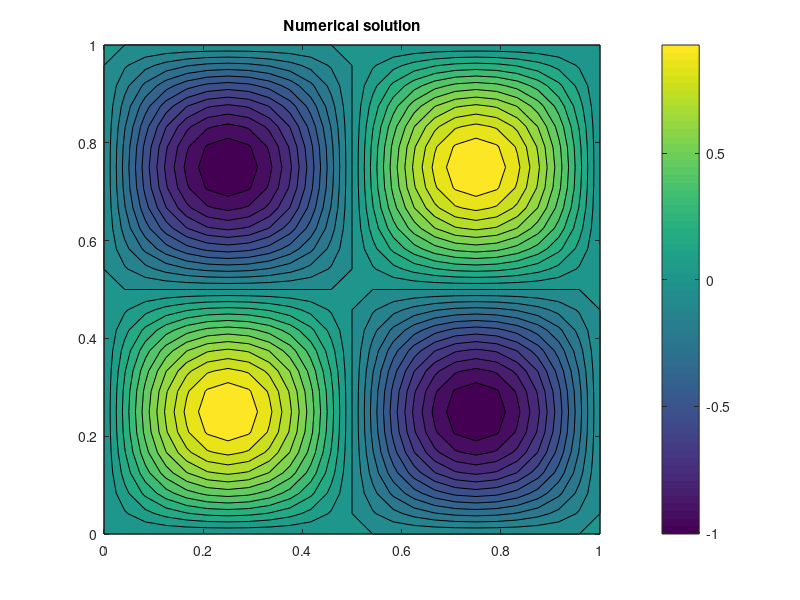
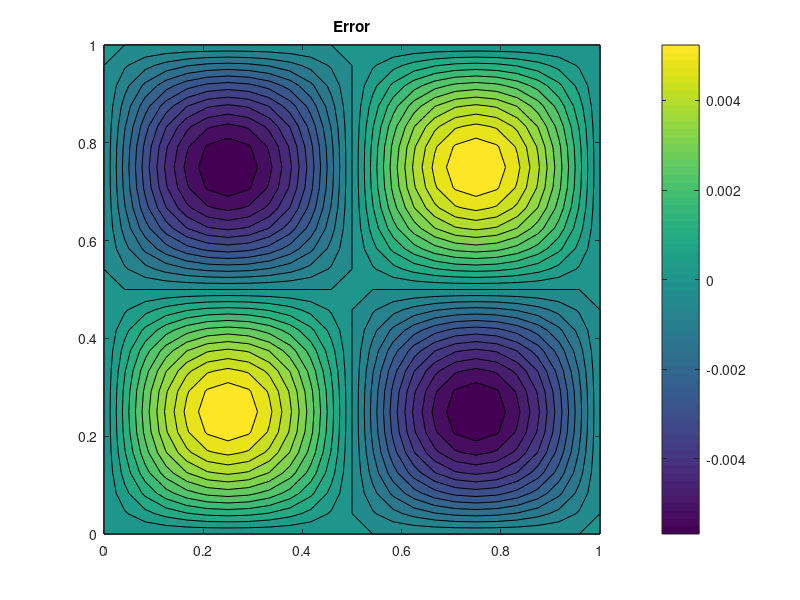

Source code (MATLAB) for these figures, in order:
% Solve 2-D poisson equation using Jacobi method
n=25;
xmin=0; xmax=1; ymin=xmin; ymax=xmax;
h = (xmax-xmin)/(n-1); TOL=1e-6; res=TOL+1; iter=0;
x=linspace(xmin,xmax,n);
y=linspace(ymin,ymax,n);
[X,Y]=meshgrid(x,y);
f=2*(2*pi)^2*sin(2*pi*X).*sin(2*pi*Y);
u=zeros(n,n);
while res>TOL
   res = 0; iter=iter+1;
   uo  = u;
   for i=2:n-1
      for j=2:n-1
         u(i,j) = 0.25*(uo(i-1,j) + uo(i+1,j) + uo(i,j-1) + uo(i,j+1)) + ...
                  0.25*h^2*f(i,j);
         res = res + (u(i,j) - uo(i,j))^2;
       end
   end
   res = sqrt(res / n^2);
   fprintf(1,'Iter=%d,  residue=%e\n',iter,res);
end
figure(1); contourf(X,Y,u,25); title('Numerical solution'); colorbar;
% Exact solution
ue=sin(2*pi*X).*sin(2*pi*Y);
figure(2); contourf(X,Y,u-ue,25); title('Error'); colorbar;
